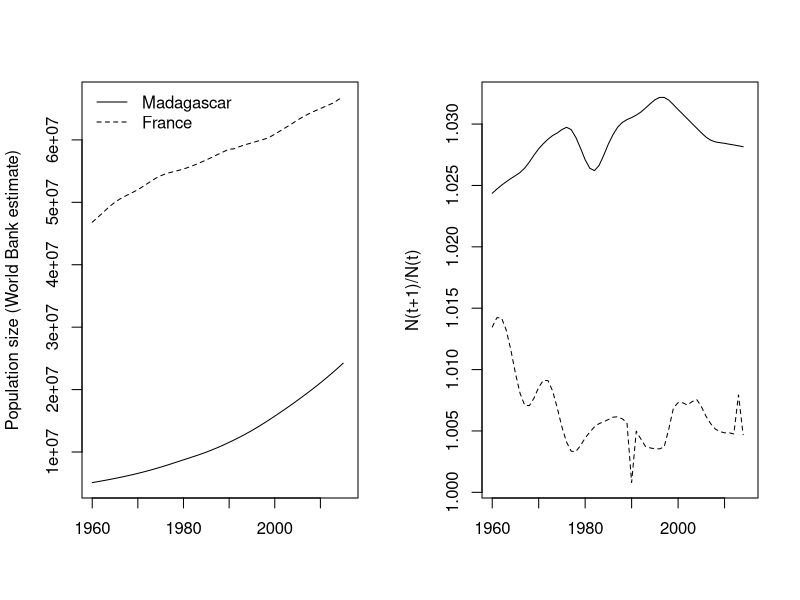
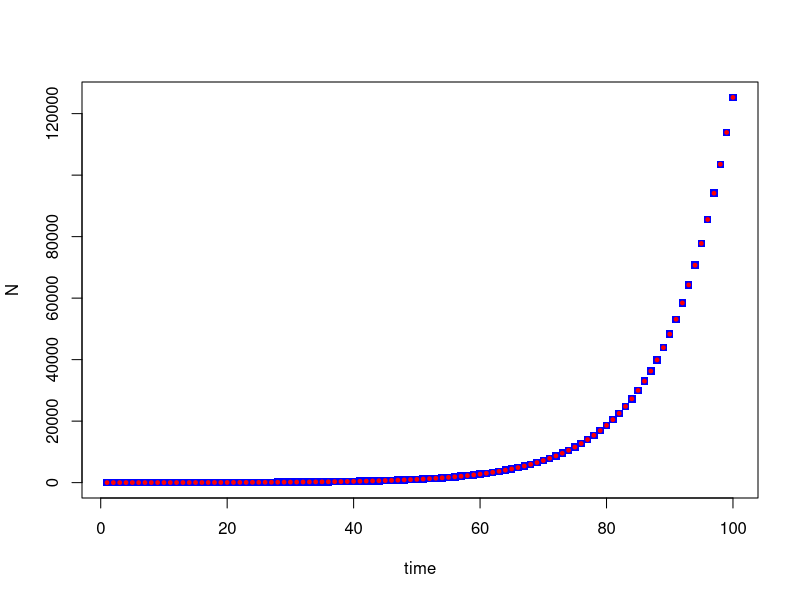
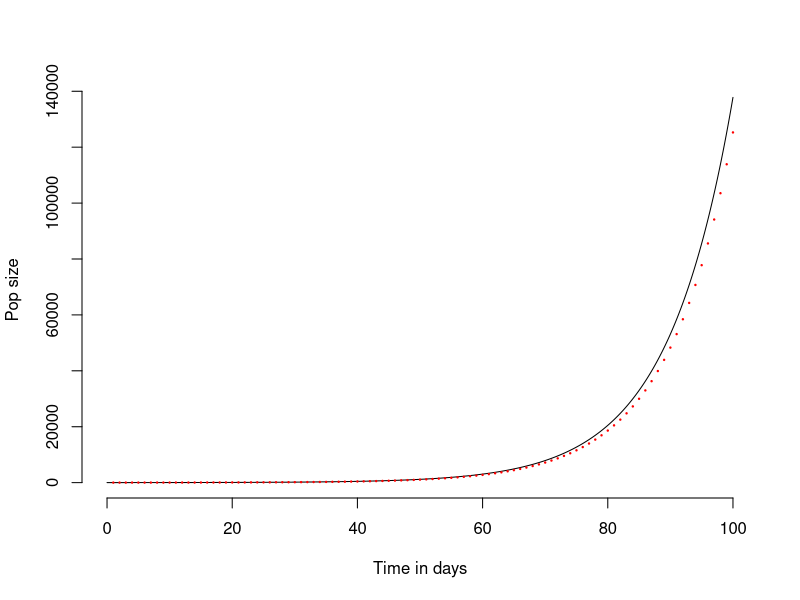
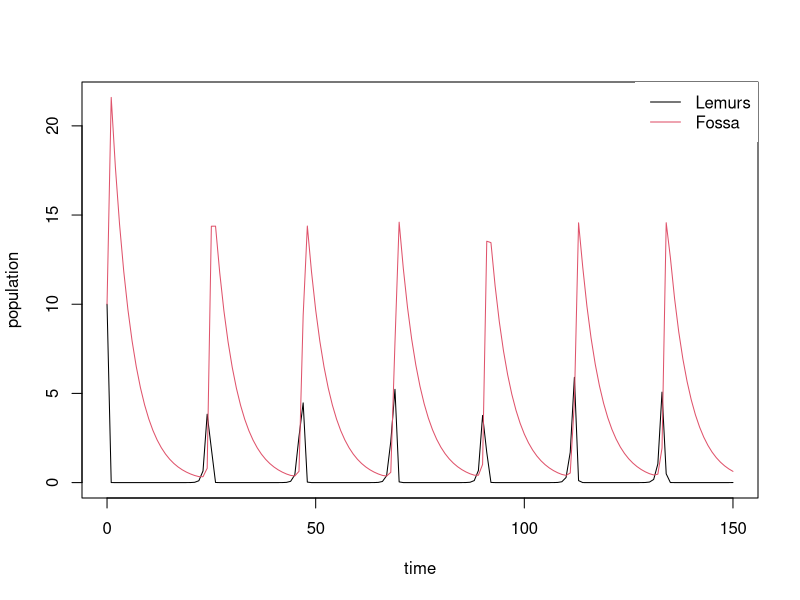
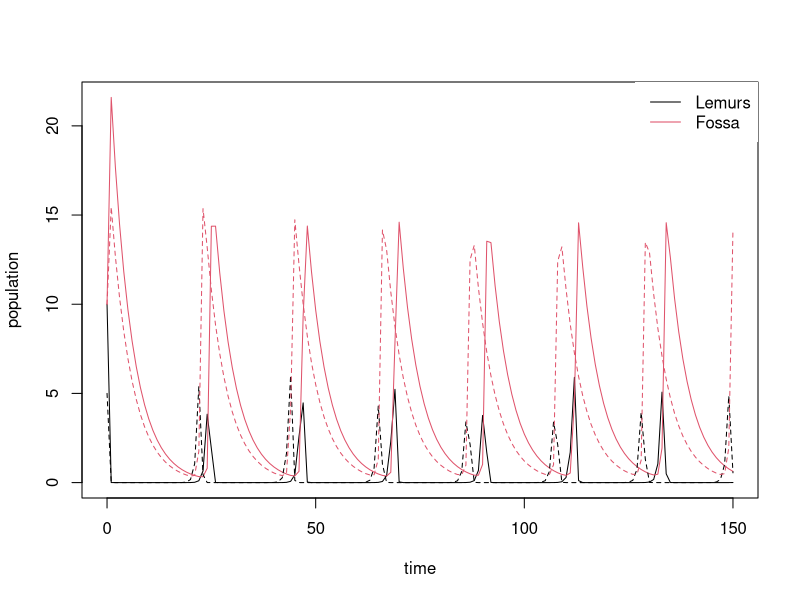
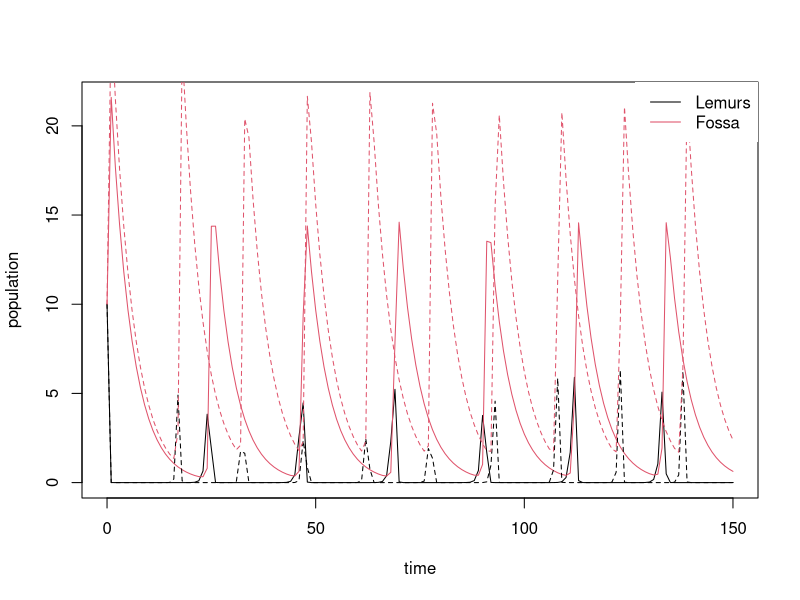
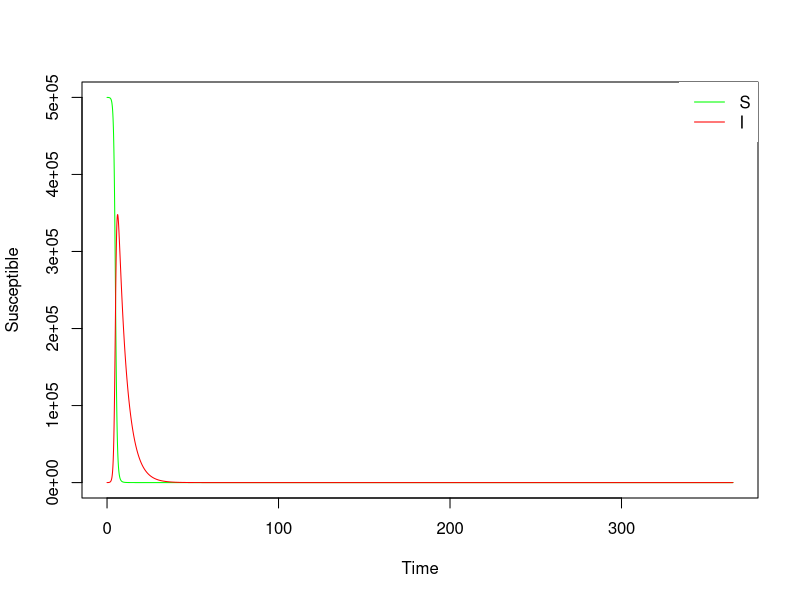
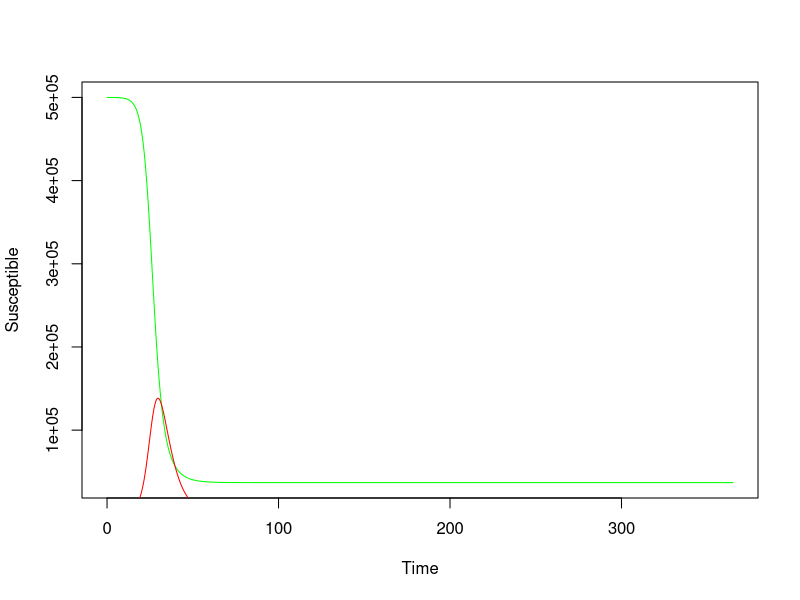

Here is the R script that generated these plots, in order:
#######################################
## Introduction 
#######################################
## Compartmental models and differential equation R tutorial
## E2M2 - 2020
## written by: Jessica Metcalf, Amy Wesolowski, Cara Brook

## In this tutorial, we will construct simple compartmental models and explore different structures of these models
##############################################################################
## Contents: 
# Modeling Population Growth
# Investigating continuous vs discrete time
# Structured population models
# Lotka-Volterra models of predator-prey dynamics
# Susceptible-Infected-Recovered models
##############################################################################
## load your libraries first

library(deSolve)

##############################################################################
## Modeling Population Growth
##############################################################################

## The simplest formulation for population growth in discrete time is N_t+1=lambda N_t
## where N_t is the size of the population at time t. The World Bank provides time-series 
## of population size for all countries in the world, including for Madagascar; this is in 
## the file "WorldBankPop.csv". Keep in mind that this is not data from direct observations 
## - censuses have not occurred in all the years for which data is available! 
  
## First, bring in this data by identifying the right path to the folder you are working in
## (use the command 'getwd' to find out where you are, and then use 'setwd' to get R to look 
## in the right place) and have a look at its structure in R (just the first 10 columns): 

##Load your data from the world bank and peek at the first few rows

pop.data <- read.csv("WorldBankPop.csv") ## read in the population data
head(pop.data) ## look at the first few rows of the data



## Make a sub-vector called 'mada.pop' that is the row of your dataset which 
## corresponds to Madagascar.
mada.pop <- pop.data[pop.data$Country.Name=="Madagascar",]
mada.pop <- as.numeric(mada.pop[3:(length(mada.pop))])

## Make a second sub-vector called 'france.pop' that corresponds to France.
france.pop <- pop.data[pop.data$Country.Name=="France",]
france.pop <- as.numeric(france.pop[3:(length(france.pop))])

## Now, we can calculate the growth rate, N_t+1/N_t, by taking a vector that goes from the
## 2nd until the last value in our population vectors (this is years 1961 until 2016, and 
## thus we call it N_t+1). We will divide this by the the vector that goes from the first 
## until the before-last column, which will correspond to 1960 to 2015. Relative to the 
## first vector, this is N_t - i.e., the first number in the N_t+1 vector is 1961; and the 
## first number in the N_t vector is 1960, and so on.  

## First make a vector of Nt and Nt+1 for Mada
Nt.mada <- mada.pop[1:(length(mada.pop)-1)]
Nt1.mada <- mada.pop[2:length(mada.pop)]

## And do the same for France
Nt.france <- france.pop[1:(length(france.pop)-1)]
Nt1.france <- france.pop[2:length(france.pop)]

## Now estimate population growth rate for Madagascar and France as lambda = Nt+1/Nt
pop.growth.mada <- Nt1.mada/Nt.mada
pop.growth.france <- Nt1.france/Nt.france

## Is the population growing or declining?

## Now plot (a) the population sizes for Madagascar and France from 1960-2016,
## side-by-side with the (b) population growth rates
par(mfrow=c(1,2))
plot(x=seq(1960,2016,1), y=mada.pop,type="l", xlab="",  #plot mada pop data
     ylab="Population size (World Bank estimate)", 
     ylim=range(c(mada.pop,france.pop),na.rm=TRUE))
points(x=seq(1960,2016,1), y=france.pop, type = "l", lty=2) #add france data
legend("topleft",legend=c("Madagascar","France"), lty=1:2, bty="n") #add legend

plot(x=seq(1960,2015,1), y=pop.growth.mada,type="l", xlab="",  #plot mada pop growth rate
     ylab="N(t+1)/N(t)", 
     ylim=range(c(pop.growth.mada,pop.growth.france),na.rm=TRUE))
points(x=seq(1960,2015,1), y=pop.growth.france, type = "l", lty=2) #add france


## The growth rates for Madagascar and France never drop below 1 (although France comes close).
## What does this tell us?


## TO DO: 
#### 1) Change the colour of the plots and the legend; 
#### 2) Experiment with plotting out different countries (Germany? Tanzania?)
#### 3) [maybe later] See if you can find which country in the entire data-base 
####    has the fastest growth, and when that occurred. You might want to use 
####    the 'which' command, with the argument 'arr.ind=TRUE' since this will 
####    index the matrix, i.e., tell you the row (which corresponds to the country) 
####    and the column (which corresponds to the year). Note that you will need 
####    to apply this to a matrix of growth rates!



##############################################################################
## Investigating continuous vs discrete time
##############################################################################

## Is the model above structured like a continuous or a discrete time model?

## Let's make a discrete time population model. We will use a for-loop to project a 
## population 100 time-steps, starting with population size of 10, and with a population 
## growth rate equal to 1.1

## Set up your (a) vector "N" of future population sizes, (b) fill in your initial population size,
## and (c) define "lambda", the population growth rate.
N <- rep(NA,100)
N[1] <- 10
lambda=1.1


## Now make a discrete time model using a for-loop to iterate this population 100 years
## into the future.

for(t in 2:100){
  N[t] <- lambda*N[t-1]
}


## Does anyone remember the equation to shorten this discrete time model? 
## If we do this, do we get the same result?
Ndirect = N[1]*lambda^(0:99) 

## Plot the results together.
par(mfrow=c(1,1))
plot(x=seq(1,100,1), y=N, pch=15, col="blue", ylab="N", xlab="time")
points(x=seq(1,100,1), y=Ndirect, pch=19, col="red", cex=0.5)

## What if we want to make a continuous time model? How dowe write that?
## (Hint: First, write the differential equation dN(t)/dt = rN in a function
## called 'ngrow')

ngrow <- function(t,y,parms){
  # The with() function gives access to the named values of parms within the
  # local environment created by the function
  with(c(as.list(y),parms),{
    dNdt <- r*N
    list(c(dNdt))
  })
}


## To solve this, we're going to need to use the R library called "deSolve".
## We also need to define the starting variables and parameters: 

library(deSolve)              # Load libary to be used for numerical integration
Pop <- c(N=10)                # Define starting variables (P(0)=10, as above)
values <- c(r=log(lambda))    # Define parameters - use an approx of the lambda used in the discrete time ex above
time.out <- seq(0,100,by=0.1) # Set up time-steps for variables - here go for 100 years
ngrow(t=0,y=Pop,parms=values)  #try out the function for t=0

## The function outputs the time derivative of N at the time t. 
# This means that in order to get the (approximate) values of N at some time 
# delta.t in the future, we need to calculate the equivalent of N(t+delta.t)=N(t)+rN(t)*delta.t. 
# We can do this by hand: 

delta.t <- 0.1                    # Set a small value for delta.t (0.1 day)
pop.next <- Pop + unlist(ngrow(t=time,y=Pop,parms=values)) * delta.t
pop.next

## We could iterate this process, updating our values of Pop 
## and time with each iteration to get a discrete-time approximation 
## of the values of $P$ through time. However, differential equations describe 
## the rates of change. It turns out that using the discrete time approximation 
## of this process leads to rapid acummulation of error in our estimate of the state 
## variables through time, even if we set our value of delta.t to be very small. 
## Fortunately,  a number of algorithms have been developed to come up with better 
## (both more accurate and more computationally efficient) approximations to the values of the 
## state variables through time. One such is "lsoda" which we loaded above, and which we can run, 
## here storing the result in a variable called 'Ncontinuous': 


Ncontinuous <- lsoda(
y = Pop,               # Initial conditions for population
times = time.out,      # Timepoints for evaluation
func = ngrow,          # Function to evaluate
parms = values         # Vector of parameters
)

## We can check the first few lines of the output:
head(Ncontinuous)

## The data frame has 2 columns showing the values of time (labeled "time") 
## and the state variable ("N", which is population size) through time. Let's see what 
## has happened after 2 years, by printing it out:
subset(Ncontinuous,time==2)

## Now we can also plot the full time-series: 
plot(Ncontinuous[,"time"],               # Time on the x axis
     Ncontinuous[,"N"],                  # Number people on the y axis
     xlab = "Time in days",     # Label the x axis
     ylab = "Pop size",         # Label the y axis
     main = " ",                # Plot title
     xlim = c(0,100),           # 
     type = "l",                # Use a line plot
     bty = "n")                 # Remove the box around the plot
points(1:100,N, pch=19,col="red",cex=0.2)  #compare with our discrete time

# Note that we overlaid our discrete time model predictions (the variable N) for comparison.
## This is close, but not an exact match to our discrete time version, which makes sense, 
## since these are different processes.  


## TO DO: 
#### 1) See what happens to a population where r<0
#### 2) Change the time resolution (set by "time.out"") 
####   and see if/where the results change

                           
##############################################################################
## Structured population models 
##############################################################################

## So far, we have ignored structure in the population, and treated all individuals as if they were identical. We know this is not true. The simplest extension is to assume some form of stage structure, i.e., different states within the population. Let us assume that the population has two stage classes, 'juveniles' and 'adults'. We can describe the population using a vector of numbers of the two types of individuals n_t=(n_j,n_a) where the j index indicates juveniles, and the a index indicates adults, n indicates 'numbers'. In discrete time, projection from one time-step to another requires defining juvenile survival, juvenile probability of aging into the adult class in each time-step, adult survival and adult fertility.

sj=0.2  #juvenile survival
aj=0.8  #juvenile aging 
sa=0.8  #adult survival
f=1     #adult fertility

## These parameters can be estimated by tracking individuals in the field and
## counting the number that survive between censuses (here, distinguishing 'juvenile' 
## and 'adult' stages), what number moved between stages, and the number of offspring 
## produced at each stage. From this, we obtain survival and aging probabilities, and 
## fertility. We place these parameters in a matrix which has as many rows and columns as
## we have stages. The columns define the stage that individuals start in, and the rows the 
## stage that individuals end up in: 

A <- matrix(0,2,2)
A[1,1] <- sj*(1-aj)  #juvenile to juvenile = not aging and surving as a juvenile
A[2,1] <- sj*aj      #juvenile to adult =  aging and surving as a juvenile
A[2,2] <- sa         #adult to adult =  surviving as an adult
A[1,2] <- f          #adult to juvenile = survivng and reproducing  

## Take a look at the matrix 'A' in your R console:
A

# We can project the population forward by one time-step:  
n.start <- c(5,10)    #start with pop of 5 juveniles and 10 adults
n.next <- A%*%n.start #get pop one time-step latter using matrix multiplication (%*%)
## And look at it in your R console
n.next                #more juveniles, but fewer adults...

## We could write a loop, and project the population into the future (by applying matrix multipicaton to A and n.next, and so on), and from that, figure out the growth rate of this population. There is  also a shortcut, using some core results from matrix population model theory (Caswell, 2001): the population growth rate is defined by the dominant eigenvalue of the matrix. We can extract this with: 
eigen(A)$value[1]      #extract the pop growth rate using the eigenvalue; <1 indicates pop shrinking. this eigenvalue is equivalent to lambda, the intrinsic population growth rate

A[1,2] <- f*2          #double the fertility 
## See how this changes the matrix A
A                      #fertility 1 is now replaced by fertility 2
eigen(A)$value[1]      #extract the pop growth rate using the eigenvalue; now pop growing with lamba > 1

# There are many more powerful results that yield estimates of the stable population structure, the reproductive value, life expectancy, sensitivies, elasticities, etc, that have been used extensively in fields from conservation biology to life history evolution. You can also implement density dependence, etc. There are some nice R packages that can help you do this (e.g., 'popbio').

## TO DO: 
#### 1) Iterate the population forwards in a loop and compare the growth rate obtained with the eigenvalue estimate of lambda. You may find that the population gets unmanageably large very quickly (R can't handle very large numbers) - so one trick is to reset the popuation to sum to one after each iteration - it doesn't matter, since you're only interested in the change / increase from t to t+1.
#### 2) For some species, e.g., mosquitoes, the juvenile phase (or larval phase) could be sensitive to environmental drivers, like temperature, humidity, etc. Create a loop that changes survival of juveniles (or aging, which equates to development rate) in the matrix at each time-step based on such time-varying drivers (which you could build using a sine wave to capture seasonality, etc - note that this means that the time-step is < 1 year). Explore the consequences for total population size if temperature increases. 
### 3)  You can download a large set of pre-digitised matrix population models from: http://www.compadre-db.org and then explore population growth, life expectancy, etc. for 100s and 100s of species, etc. (see Salgeruo-Gomez et al. 2015)


##############################################################################
## Lotka-Volterra models of predator-prey dynamics
##############################################################################

## Moving beyond considering just one species, a classic dynamic is that of predator-prey cycles. To caricature the process, we can imagine that fossa eat lemurs, until there aren't enough lemurs. Then the fossa population crashes, which allows the lemur population to grow again, etc. We can frame this in continuous time with the following equation:

LotVmod <- function (Time, State, Pars) {
with(as.list(c(State, Pars)), {
dx = x*(alpha - beta*y)
dy = -y*(gamma - delta*x)  #reverse to just echo the line above :)
return(list(c(dx, dy)))
})
}

## where x reflects the prey population (hares, rabbits, lemurs, etc), 
## and y reflects the predator population (wolves, foxes, fossa, etc). 
## The prey population grows at a linear rate (alpha) and gets eaten by the predator 
## population at the rate of (beta) per predator. The predator gains a certain amount 
## vitality by eating the prey at a rate (delta), while dying off at another rate (gamma). 
## Let's set some initial parameter values, and a starting population structure, and 
## time-vector, as previously: 

Pars <- c(alpha = 2, beta = .5, gamma = .2, delta = .6)
State <- c(x = 10, y = 10)
Time <- seq(0, 150, by = 1)

## We can then run the model and plot the results: 
out <- as.data.frame(ode(func = LotVmod, y = State, parms = Pars, times = Time)) #run model

## plot results
matplot(out[,1],out[,-1], type = "l",    #separate 1st col (time), plot against other 2
        xlab = "time", ylab = "population", lty=1)  
legend("topright", c("Lemurs", "Fossa"), lty = c(1,1), col = c(1,2), box.lwd = 0)

## We can start with different starting numbers of rabbits and fosa, and overlay the two plots (using the command 'add=TRUE' in matplot). To distinguish the two runs, we use dashed lines for the second set of starting values using lty=2 (colours still represent predator and prey, as in the legend):  

State2 <- c(x = 5, y = 10)
out2 <- as.data.frame(ode(func = LotVmod, y = State2, parms = Pars, times = Time))
matplot(out[,1],out[,-1], type = "l", 
        xlab = "time", ylab = "population", lty=1)  #plot out our previous results
matplot(out2[,1],out2[,-1], type = "l", lty=2,add=TRUE)  #add the new runs
legend("topright", c("Lemurs", "Fossa"), lty = c(1,1), col = c(1,2), box.lwd = 0)

## This shows the same pattern, just slightly lagged in time. 
## After the initial transient (detectable by slightly higher or lower peaks for the 
## first few cycles), the two simulations start repeating the same pattern over and over. 

## We can try the same with different parameters, to understand what the parameters do, 
## again overlaying the new results for comparison. Here, we double the parameter alpha, 
## which determines prey reproduction: 
  
Pars2 <- c(alpha = 4, beta = .5, gamma = .2, delta = .6)
out3 <- as.data.frame(ode(func = LotVmod, y = State, parms = Pars2, times = Time))
matplot(out[,1],out[,-1], type = "l", 
        xlab = "time", ylab = "population", lty=1)  
matplot(out3[,1],out3[,-1], type = "l", lty=2,add=TRUE)  
legend("topright", c("Lemurs", "Fossa"), lty = c(1,1), col = c(1,2), box.lwd = 0)

## The two time-series settle down to different patterns. Interestingly, if more lemurs
## are being produced, you end up with less lemurs in the end, because you are getting 
## more fossa in the system. Sometimes, this is referred to as the 'paradox of enrichment'. 


##############################################################################
## Susceptible-Infected-Recovered models  
##############################################################################

## Let's think about another two species model: dynamics for a directly 
## transmitted immunizing infection, with a short generation time (e.g., ~2 weeks), 
## like measles. We need to keep track of 3 states, or types of individuals, i.e., 
## susceptible individuals ('S'), infected individuals ('I') and recovered individuals ('R').
## We can write the function that defines this process, assuming that the total population 
## size is constant, which means we don't need to keep track of the ('R') compartment. 
## This is:  

sir <- function(t,y,parms){
  with(c(as.list(y),parms),{
    dSdt <- -beta*S*I/N
    dIdt <- beta*S*I/N - gamma*I
    list(c(dSdt,dIdt))
  })
}

## We define a starting population with 500,000 susceptible individuals and 20 infected 
## individuals; and a list of parameters that define the processes, beta, the transmission 
## rate, and gamma, the recovery rate (defined as 1/infectious period): 
  
pop.SI <- c(S = 500000,I = 20)  
values <- c(beta = 3.6,          # Transmission coefficient
            gamma = 1/5,         #recovery rate
            N=800000)            # population size (constant)

## We can calculate the value of the basic reproduction number R_0 = beta / gamma, 
## as follows:
  
R0 <- values["beta"]/values["gamma"] # value of R0
R0                                  # Remember that the infection will spread (grow) 
                                    #  when R0 > 1, just like the population grows when 
                                    # lambda > 1 in the structured population models above.

## As in the population example, we can use the function lsoda, here taking as our time-unit
# 1 day, setting a small time-step, and running it out across 1 year (365 days): 
ts.sir <- data.frame(lsoda(
  y = pop.SI,                   # Initial conditions for population
  times = seq(0,365,by=0.1),   # Timepoints for evaluation
  func = sir,                   # Function to evaluate
  parms = values                # Vector of parameters
))

## Look at the resulting data frame from this run of the model pop.SI
head(ts.sir)

## and then we can plot this: 

plot(ts.sir[,"time"],ts.sir[,"S"], xlab="Time", ylab="Susceptible", type="l", col = "green")
lines(ts.sir[,"time"],ts.sir[,"I"], xlab="Time", ylab="Infected", type="l", col="red")
legend("topright", c("S", "I"), col = c("green", "red"), lty=c(1,1),  box.lwd = 0)

## The epidemic burns itself out (i.e., at the end, the number of infected individuals 
## is zero), but, interestingly, not all susceptible individuals are infected (i.e., the 
## number of susceptibles at the end is > 0). This is the phenomenon of herd immunity. 

## Now we can re-run the analysis for a less infectious pathogen, i.e. beta is lower, but
## with the same population parameters:

lower.values <- c(beta = 0.9,   # Transmission coefficient decreases from 3.6 to .9
            gamma = 1/5,         #recovery rate
            N=800000)            # population size (constant)
lower.ts.sir <- data.frame(lsoda(
  y = pop.SI,                   # Initial conditions for population
  times = seq(0,365,by=0.1),   # Timepoints for evaluation
  func = sir,                   # Function to evaluate
  parms = lower.values                # Vector of parameters
))

## and then we can plot this: 

plot(lower.ts.sir[,"time"],lower.ts.sir[,"S"], xlab="Time", ylab="Susceptible", type="l", col="green")
lines(lower.ts.sir[,"time"],lower.ts.sir[,"I"], xlab="Time", ylab="Infected", type="l", col="red")

## How are these results different? 

## TO DO: 
#### 1) Change the parameter values to see what happens if people recover slower (lower gamma). 
#### 2) Change the number of initial infected individuals to 1 -- will the outbreak start earlier? Later? 
### 3) This model reflects a 'closed' population. There are \textbf{no new births} entering the population. Can you imagine how you might change the model to include this? What are the main dynamical consequences? 
### 4) You can download time-series for a number of infections including measles from https://www.tycho.pitt.edu; you could explore seasonality for different pathogens, or patterns through space and time, and across different city sizes  

## Final notes
# Some of this material is extended from DAIDD and MMED courses. 


## References 

# Cawell, H. Matrix Population Models. 2001. Sinauer

# Salguero-Gomez, R., et al. The COMPADRE Plant Matrix Database: an open online repository for plant demography. Journal of Ecology, 2015. 103(1): p. 202-218.
